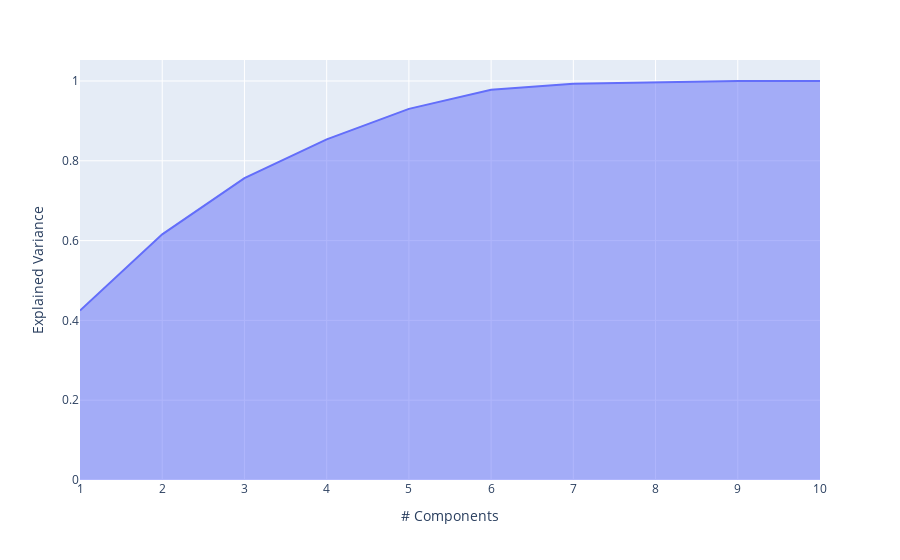

Notebook code cell kept with this figure:
### Code cell
# Plotando o gráfico da variância explicada acumulada
px.area(
    x=range(1, pca.explained_variance_ratio_.cumsum().shape[0] + 1),
    y=pca.explained_variance_ratio_.cumsum(),
    labels={"x": "# Components", "y": "Explained Variance"}
)

### Figure 1 — Plotly figure (JSON) as saved in the notebook; plotly's stock layout.template omitted (floating-point values rounded to 4 significant figures)
{"data": [{"fillpattern": {"shape": ""}, "hovertemplate": "# Components=%{x}<br>Explained Variance=%{y}<extra></extra>", "legendgroup": "", "line": {"color": "#636efa"}, "marker": {"symbol": "circle"}, "mode": "lines", "name": "", "orientation": "v", "showlegend": false, "stackgroup": "1", "type": "scatter", "x": [1, 2, 3, 4, 5, 6, 7, 8, 9, 10], "xaxis": "x", "y": [0.4248, 0.6156, 0.7564, 0.8538, 0.9302, 0.9781, 0.9928, 0.9972, 1.0, 1.0], "yaxis": "y"}], "layout": {"legend": {"tracegroupgap": 0}, "margin": {"t": 60}, "xaxis": {"anchor": "y", "domain": [0, 1], "title": {"text": "# Components"}}, "yaxis": {"anchor": "x", "domain": [0, 1], "title": {"text": "Explained Variance"}}}}
